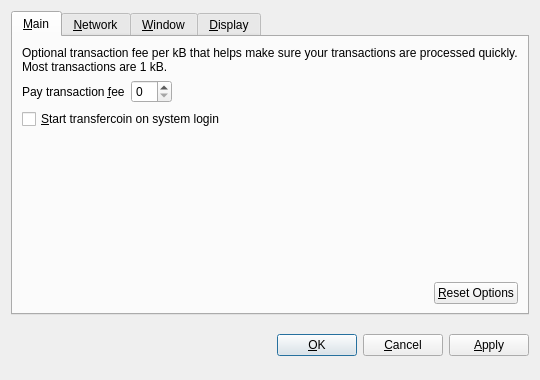
<?xml version="1.0" encoding="UTF-8"?>
<ui version="4.0">
 <class>OptionsDialog</class>
 <widget class="QDialog" name="OptionsDialog">
  <property name="geometry">
   <rect>
    <x>0</x>
    <y>0</y>
    <width>540</width>
    <height>380</height>
   </rect>
  </property>
  <property name="windowTitle">
   <string>Options</string>
  </property>
  <property name="modal">
   <bool>true</bool>
  </property>
  <layout class="QVBoxLayout" name="verticalLayout">
   <item>
    <widget class="QTabWidget" name="tabWidget">
     <property name="tabPosition">
      <enum>QTabWidget::North</enum>
     </property>
     <property name="currentIndex">
      <number>0</number>
     </property>
     <widget class="QWidget" name="tabMain">
      <attribute name="title">
       <string>&amp;Main</string>
      </attribute>
      <layout class="QVBoxLayout" name="verticalLayout_Main">
       <item>
        <widget class="QLabel" name="transactionFeeInfoLabel">
         <property name="text">
          <string>Optional transaction fee per kB that helps make sure your transactions are processed quickly. Most transactions are 1 kB.</string>
         </property>
         <property name="textFormat">
          <enum>Qt::PlainText</enum>
         </property>
         <property name="wordWrap">
          <bool>true</bool>
         </property>
        </widget>
       </item>
       <item>
        <layout class="QHBoxLayout" name="horizontalLayout_1_Main">
         <item>
          <widget class="QLabel" name="transactionFeeLabel">
           <property name="text">
            <string>Pay transaction &amp;fee</string>
           </property>
           <property name="textFormat">
            <enum>Qt::PlainText</enum>
           </property>
           <property name="buddy">
            <cstring>transactionFee</cstring>
           </property>
          </widget>
         </item>
         <item>
          <widget class="BitcoinAmountField" name="transactionFee"/>
         </item>
         <item>
          <spacer name="horizontalSpacer_1_Main">
           <property name="orientation">
            <enum>Qt::Horizontal</enum>
           </property>
           <property name="sizeHint" stdset="0">
            <size>
             <width>40</width>
             <height>20</height>
            </size>
           </property>
          </spacer>
         </item>
        </layout>
       </item>
       <item>
        <widget class="QCheckBox" name="bitcoinAtStartup">
         <property name="toolTip">
          <string>Automatically start transfercoin after logging in to the system.</string>
         </property>
         <property name="text">
          <string>&amp;Start transfercoin on system login</string>
         </property>
        </widget>
       </item>
       <item>
        <spacer name="verticalSpacer_Main">
         <property name="orientation">
          <enum>Qt::Vertical</enum>
         </property>
         <property name="sizeHint" stdset="0">
          <size>
           <width>20</width>
           <height>40</height>
          </size>
         </property>
        </spacer>
       </item>
       <item>
        <layout class="QHBoxLayout" name="horizontalLayout_2_Main">
         <item>
          <spacer name="horizontalSpacer_2_Main">
           <property name="orientation">
            <enum>Qt::Horizontal</enum>
           </property>
           <property name="sizeHint" stdset="0">
            <size>
             <width>40</width>
             <height>20</height>
            </size>
           </property>
          </spacer>
         </item>
         <item>
          <widget class="QPushButton" name="resetButton">
           <property name="toolTip">
            <string>Reset all client options to default.</string>
           </property>
           <property name="text">
            <string>&amp;Reset Options</string>
           </property>
           <property name="autoDefault">
            <bool>false</bool>
           </property>
          </widget>
         </item>
        </layout>
       </item>
      </layout>
     </widget>
     <widget class="QWidget" name="tabNetwork">
      <attribute name="title">
       <string>&amp;Network</string>
      </attribute>
      <layout class="QVBoxLayout" name="verticalLayout_Network">
       <item>
        <widget class="QCheckBox" name="mapPortUpnp">
         <property name="toolTip">
          <string>Automatically open the transfercoin client port on the router. This only works when your router supports UPnP and it is enabled.</string>
         </property>
         <property name="text">
          <string>Map port using &amp;UPnP</string>
         </property>
        </widget>
       </item>
       <item>
        <widget class="QCheckBox" name="connectSocks">
         <property name="toolTip">
          <string>Connect to the transfercoin network through a SOCKS proxy (e.g. when connecting through Tor).</string>
         </property>
         <property name="text">
          <string>&amp;Connect through SOCKS proxy:</string>
         </property>
        </widget>
       </item>
       <item>
        <layout class="QHBoxLayout" name="horizontalLayout_Network">
         <item>
          <widget class="QLabel" name="proxyIpLabel">
           <property name="text">
            <string>Proxy &amp;IP:</string>
           </property>
           <property name="textFormat">
            <enum>Qt::PlainText</enum>
           </property>
           <property name="buddy">
            <cstring>proxyIp</cstring>
           </property>
          </widget>
         </item>
         <item>
          <widget class="QValidatedLineEdit" name="proxyIp">
           <property name="maximumSize">
            <size>
             <width>140</width>
             <height>16777215</height>
            </size>
           </property>
           <property name="toolTip">
            <string>IP address of the proxy (e.g. 127.0.0.1)</string>
           </property>
          </widget>
         </item>
         <item>
          <widget class="QLabel" name="proxyPortLabel">
           <property name="text">
            <string>&amp;Port:</string>
           </property>
           <property name="textFormat">
            <enum>Qt::PlainText</enum>
           </property>
           <property name="buddy">
            <cstring>proxyPort</cstring>
           </property>
          </widget>
         </item>
         <item>
          <widget class="QLineEdit" name="proxyPort">
           <property name="maximumSize">
            <size>
             <width>55</width>
             <height>16777215</height>
            </size>
           </property>
           <property name="toolTip">
            <string>Port of the proxy (e.g. 9050)</string>
           </property>
          </widget>
         </item>
         <item>
          <widget class="QLabel" name="socksVersionLabel">
           <property name="text">
            <string>SOCKS &amp;Version:</string>
           </property>
           <property name="textFormat">
            <enum>Qt::PlainText</enum>
           </property>
           <property name="buddy">
            <cstring>socksVersion</cstring>
           </property>
          </widget>
         </item>
         <item>
          <widget class="QValueComboBox" name="socksVersion">
           <property name="toolTip">
            <string>SOCKS version of the proxy (e.g. 5)</string>
           </property>
          </widget>
         </item>
         <item>
          <spacer name="horizontalSpacer_Network">
           <property name="orientation">
            <enum>Qt::Horizontal</enum>
           </property>
           <property name="sizeHint" stdset="0">
            <size>
             <width>40</width>
             <height>20</height>
            </size>
           </property>
          </spacer>
         </item>
        </layout>
       </item>
       <item>
        <spacer name="verticalSpacer_Network">
         <property name="orientation">
          <enum>Qt::Vertical</enum>
         </property>
         <property name="sizeHint" stdset="0">
          <size>
           <width>20</width>
           <height>40</height>
          </size>
         </property>
        </spacer>
       </item>
      </layout>
     </widget>
     <widget class="QWidget" name="tabWindow">
      <attribute name="title">
       <string>&amp;Window</string>
      </attribute>
      <layout class="QVBoxLayout" name="verticalLayout_Window">
       <item>
        <widget class="QCheckBox" name="minimizeToTray">
         <property name="toolTip">
          <string>Show only a tray icon after minimizing the window.</string>
         </property>
         <property name="text">
          <string>&amp;Minimize to the tray instead of the taskbar</string>
         </property>
        </widget>
       </item>
       <item>
        <widget class="QCheckBox" name="minimizeOnClose">
         <property name="toolTip">
          <string>Minimize instead of exit the application when the window is closed. When this option is enabled, the application will be closed only after selecting Quit in the menu.</string>
         </property>
         <property name="text">
          <string>M&amp;inimize on close</string>
         </property>
        </widget>
       </item>
       <item>
        <spacer name="verticalSpacer_Window">
         <property name="orientation">
          <enum>Qt::Vertical</enum>
         </property>
         <property name="sizeHint" stdset="0">
          <size>
           <width>20</width>
           <height>40</height>
          </size>
         </property>
        </spacer>
       </item>
      </layout>
     </widget>
     <widget class="QWidget" name="tabDisplay">
      <attribute name="title">
       <string>&amp;Display</string>
      </attribute>
      <layout class="QVBoxLayout" name="verticalLayout_Display">
       <item>
        <layout class="QHBoxLayout" name="horizontalLayout_1_Display">
         <item>
          <widget class="QLabel" name="langLabel">
           <property name="text">
            <string>User Interface &amp;language:</string>
           </property>
           <property name="textFormat">
            <enum>Qt::PlainText</enum>
           </property>
           <property name="buddy">
            <cstring>lang</cstring>
           </property>
          </widget>
         </item>
         <item>
          <widget class="QValueComboBox" name="lang">
           <property name="toolTip">
            <string>The user interface language can be set here. This setting will take effect after restarting transfercoin.</string>
           </property>
          </widget>
         </item>
        </layout>
       </item>
       <item>
        <layout class="QHBoxLayout" name="horizontalLayout_2_Display">
         <item>
          <widget class="QLabel" name="unitLabel">
           <property name="text">
            <string>&amp;Unit to show amounts in:</string>
           </property>
           <property name="textFormat">
            <enum>Qt::PlainText</enum>
           </property>
           <property name="buddy">
            <cstring>unit</cstring>
           </property>
          </widget>
         </item>
         <item>
          <widget class="QValueComboBox" name="unit">
           <property name="toolTip">
            <string>Choose the default subdivision unit to show in the interface and when sending coins.</string>
           </property>
          </widget>
         </item>
        </layout>
       </item>
       <item>
        <widget class="QCheckBox" name="displayAddresses">
         <property name="toolTip">
          <string>Whether to show transfercoin addresses in the transaction list or not.</string>
         </property>
         <property name="text">
          <string>&amp;Display addresses in transaction list</string>
         </property>
        </widget>
       </item>
       <item>
        <widget class="QCheckBox" name="coinControlFeatures">
         <property name="toolTip">
          <string>Whether to show coin control features or not.</string>
         </property>
         <property name="text">
          <string>Display coin &amp;control features (experts only!)</string>
         </property>
        </widget>
       </item>
       <item>
        <spacer name="verticalSpacer_Display">
         <property name="orientation">
          <enum>Qt::Vertical</enum>
         </property>
         <property name="sizeHint" stdset="0">
          <size>
           <width>20</width>
           <height>40</height>
          </size>
         </property>
        </spacer>
       </item>
      </layout>
     </widget>
    </widget>
   </item>
   <item>
    <layout class="QHBoxLayout" name="horizontalLayout_Buttons">
     <item>
      <spacer name="horizontalSpacer_1">
       <property name="orientation">
        <enum>Qt::Horizontal</enum>
       </property>
       <property name="sizeHint" stdset="0">
        <size>
         <width>40</width>
         <height>48</height>
        </size>
       </property>
      </spacer>
     </item>
     <item>
      <widget class="QLabel" name="statusLabel">
       <property name="font">
        <font>
         <weight>75</weight>
         <bold>true</bold>
        </font>
       </property>
       <property name="text">
        <string/>
       </property>
       <property name="textFormat">
        <enum>Qt::PlainText</enum>
       </property>
       <property name="wordWrap">
        <bool>true</bool>
       </property>
      </widget>
     </item>
     <item>
      <spacer name="horizontalSpacer_2">
       <property name="orientation">
        <enum>Qt::Horizontal</enum>
       </property>
       <property name="sizeHint" stdset="0">
        <size>
         <width>40</width>
         <height>48</height>
        </size>
       </property>
      </spacer>
     </item>
     <item>
      <widget class="QPushButton" name="okButton">
       <property name="text">
        <string>&amp;OK</string>
       </property>
      </widget>
     </item>
     <item>
      <widget class="QPushButton" name="cancelButton">
       <property name="text">
        <string>&amp;Cancel</string>
       </property>
       <property name="autoDefault">
        <bool>false</bool>
       </property>
      </widget>
     </item>
     <item>
      <widget class="QPushButton" name="applyButton">
       <property name="text">
        <string>&amp;Apply</string>
       </property>
       <property name="autoDefault">
        <bool>false</bool>
       </property>
      </widget>
     </item>
    </layout>
   </item>
  </layout>
 </widget>
 <customwidgets>
  <customwidget>
   <class>BitcoinAmountField</class>
   <extends>QSpinBox</extends>
   <header>bitcoinamountfield.h</header>
  </customwidget>
  <customwidget>
   <class>QValueComboBox</class>
   <extends>QComboBox</extends>
   <header>qvaluecombobox.h</header>
  </customwidget>
  <customwidget>
   <class>QValidatedLineEdit</class>
   <extends>QLineEdit</extends>
   <header>qvalidatedlineedit.h</header>
  </customwidget>
 </customwidgets>
 <resources/>
 <connections/>
</ui>
